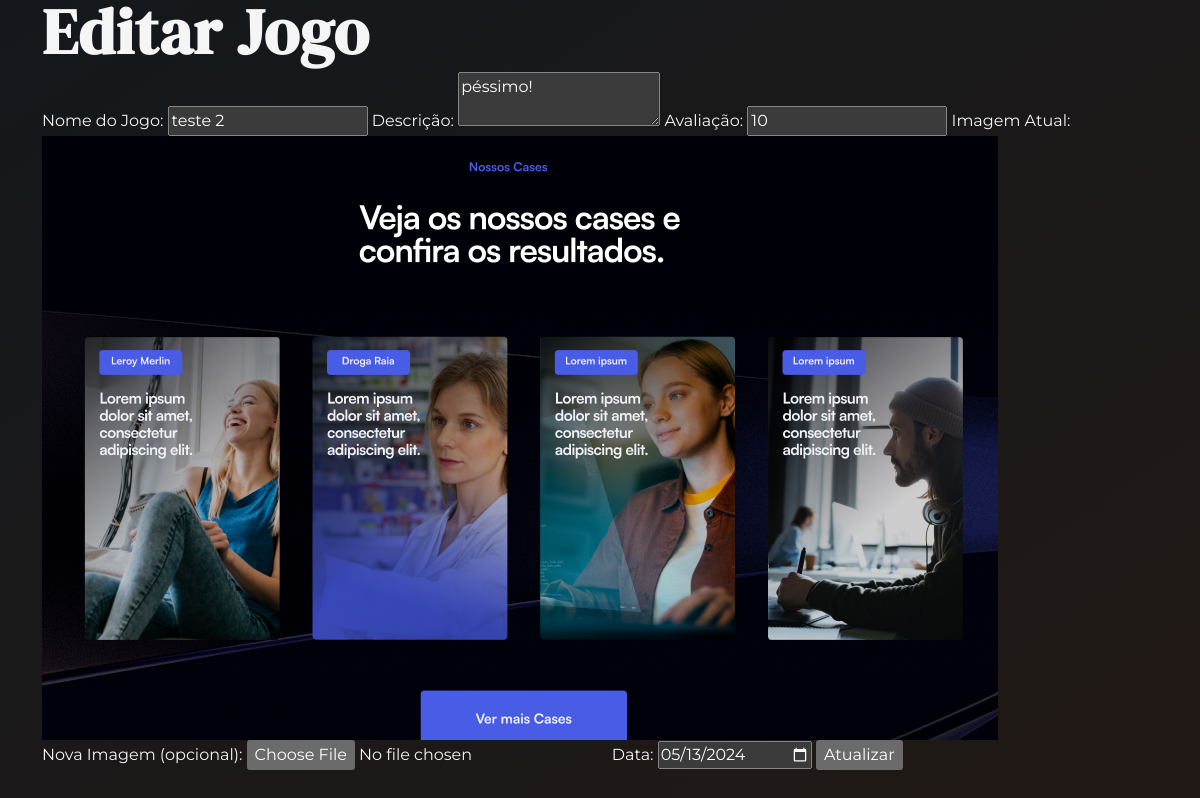
Screenshot of /edit_form.php?id=2 with the database file from the repository.
### tables this page shows
CREATE TABLE GAME(
id_game INTEGER not null primary key autoincrement, 
name TEXT not null, 
desc TEXT,
aval number not null,
img TEXT,
data date);

### edit_form.php (the view, shortened to what this page needs)
<?php
require_once 'conecta.php';
$id = $_GET['id'];
$query = "SELECT * FROM GAME WHERE id_game = :id_game";
$stmt = $pdo->prepare($query);
$stmt->bindValue(':id_game', $id);
$stmt->execute();
$result = $stmt->fetch();
if ($result) {
    $name = $result['name'];
    $desc = $result['desc'];
    $aval = $result['aval'];
    $img = $result['img'];
    $data = $result['data'];
} else {
    echo "Registro não encontrado.";
    exit;
}
?>
<!DOCTYPE html>
<html>
<head>
    <link href="https://cdn.jsdelivr.net/npm/bootstrap@5.3.3/dist/css/bootstrap.min.css" rel="stylesheet">
    <link rel="stylesheet" href="css/style.css">
</head>
<body>
    <main class="edit">
        <div class="container">
            <h1>Editar Jogo</h1>
            <form action="atualiza.php" method="post" enctype="multipart/form-data">
                <label for="name">Nome do Jogo:</label>
                <input type="text" name="name" id="name" value="<?php echo $name; ?>" required>
                <label for="desc">Descrição:</label>
                <textarea name="desc" id="desc"><?php echo $desc; ?></textarea>
                <label for="aval">Avaliação:</label>
                <input type="number" name="aval" id="aval" value="<?php echo $aval; ?>" required>
                <label for="img">Imagem Atual:</label>
                <img src="<?php echo $img; ?>" alt="Imagem do jogo">
                <label for="img">Nova Imagem (opcional):</label>
                <input type="file" name="img" id="img">
                <label for="data">Data:</label>
                <input type="date" name="data" id="data" value="<?php echo $data; ?>">
                <input type="submit" value="Atualizar">
            </form>
        </div>
    </main>
</body>
</html>

### css/style.css (style rules this page uses)
html { background: linear-gradient(to bottom right, #14181c, rgba(243, 125, 66, 0.0666666667)) no-repeat; color-scheme: dark; }
body { margin: 0; height: 100%; background-color: inherit; color: #f5f5f5; font-family: "Montserrat", sans-serif; min-height: 100vh; }
h1, h2, .title { font-family: "DM Serif Display", serif; font-weight: 700; letter-spacing: 1px; }
h1 { font-size: 64px; line-height: 1; }

### rows the page displays
game: name "teste 2", desc "péssimo!", aval "10", img (picture), data "05/13/2024"
